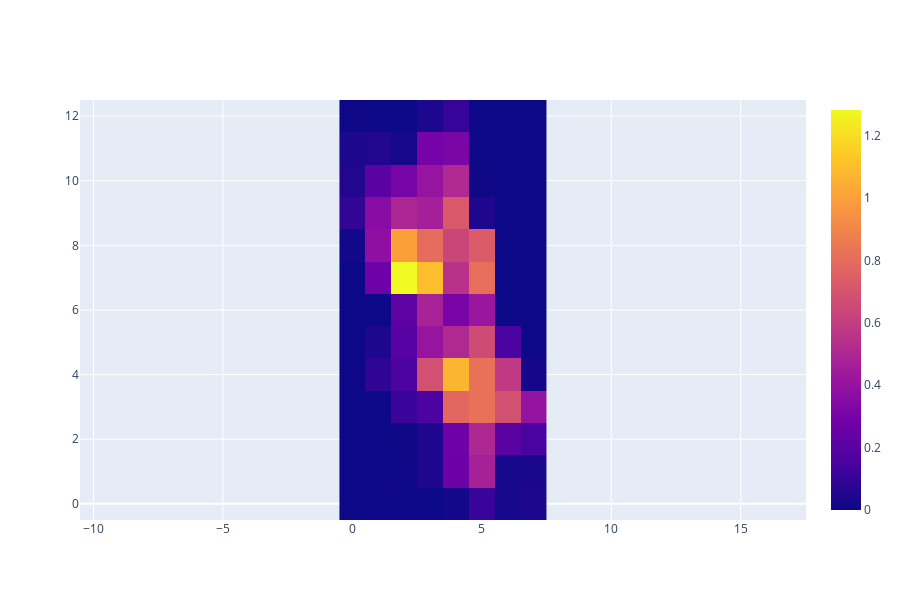

This figure's notebook cell:
### Code cell
# binned_data, bins = bin_data_frame(df,state)
mean_map, xbins, ybins = counts_mean = get_mean_map(df, state)
new_heatmap(z=mean_map,x=xbins,y=ybins)
